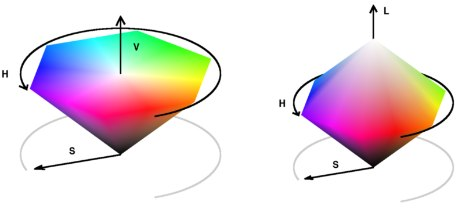
%> input picture colorspace/colorspace_01.jpg, 462 x 209 px
$ octave --eval "result = PNGHDRDec('../../../colorspace/colorspace_01.jpg');"   (GNU Octave 9; MATLAB toolbox functions it lacks are replaced by stand-ins)
%> lines starting %> are read from the running program, lines starting %| are printed output that depends on the picture
function imgRec = PNGHDRDec(name)
%> called with name = '../../../colorspace/colorspace_01.jpg'
%
%
%       imgRec = PNGHDRDec(img)
%
%
%       Input:
%
%           -name:  is the name of an PNGHDR image.
%
%     Copyright (C) 2011  Francesco Banterle
%
%     This program is free software: you can redistribute it and/or modify
%     it under the terms of the GNU General Public License as published by
%     the Free Software Foundation, either version 3 of the License, or
%     (at your option) any later version.
%
%     This program is distributed in the hope that it will be useful,
%     but WITHOUT ANY WARRANTY; without even the implied warranty of
%     MERCHANTABILITY or FITNESS FOR A PARTICULAR PURPOSE.  See the
%     GNU General Public License for more details.
%
%     You should have received a copy of the GNU General Public License
%     along with this program.  If not, see <http://www.gnu.org/licenses/>.
%
%Reading PNGHDR file
[img, map, alpha] = imread(name);
%> img is the input picture: size 209x462x3 uint8; mean R, G, B 232.2, 219.2, 223.9
%> map = []; alpha = []
%imshow(alpha);

%Removing gamma
gamma = 2.0;
img = (double(img)/255).^gamma;
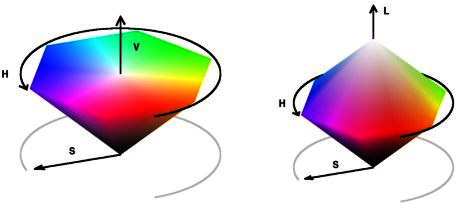
%> img: size 209x462x3 double; mean R, G, B 0.871, 0.817, 0.834
alpha = (double(alpha)/255).^gamma;

%Ratio decoding
RI = 2.^(alpha*32-16)-2^-16;
%> RI = []
RI(find(RI<0))=0;

L=0.213*img(:,:,1)+0.715*img(:,:,2)+0.072*img(:,:,3);
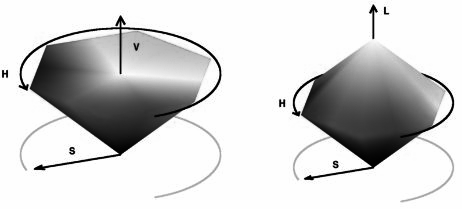
%> L: size 209x462 double; min 0, max 1, mean 0.829

imgRec = zeros(size(img));
for i=1:3
    imgRecCol = (img(:,:,i)./L).^5.0;
    imgRec(:,:,i) = imgRecCol.*L.*RI;
end
%> this loop made 1 pass
%> pass 1, in PNGHDRDec, `imgRecCol = (img(:,:,i)./L).^5.0;`:
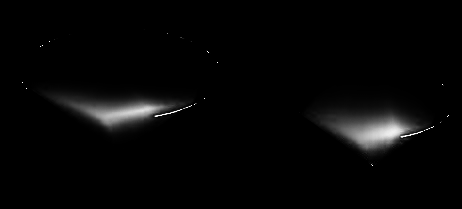
%> imgRecCol: size 209x462 double; 0.05% of the values are NaN or infinite; the others: min 0, max 2280.9, mean 55.71; drawn with min black, max white, NaN and infinite black

end
%> (the run ends here)

$ run again, on colorspace/colorspace_02.jpg
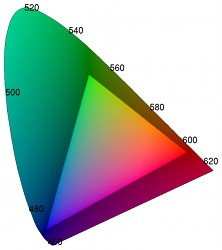
%> input picture colorspace/colorspace_02.jpg, 222 x 250 px
%> in PNGHDRDec, img is the input picture: size 250x222x3 uint8; mean R, G, B 166.3, 180.9, 175.7
%> map = []
%> in PNGHDRDec, `img = (double(img)/255).^gamma;`:
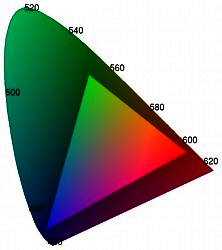
%> img: size 250x222x3 double; mean R, G, B 0.598, 0.615, 0.586
%> the loop in PNGHDRDec, `for i=1:3` made 1 pass
%> pass 1, in PNGHDRDec, `imgRecCol = (img(:,:,i)./L).^5.0;`:
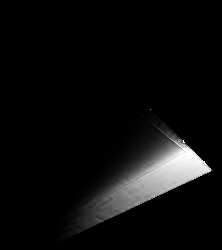
%> imgRecCol: size 250x222 double; min 0, max 2280.9, mean 119.7; drawn with min black and max white

$ run again, on colorspace/colorspace_03.jpg
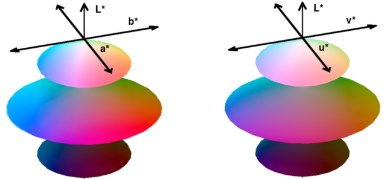
%> input picture colorspace/colorspace_03.jpg, 387 x 179 px
%> in PNGHDRDec, img is the input picture: size 179x387x3 uint8; mean R, G, B 207, 190.2, 202.4
%> map = []
%> in PNGHDRDec, `img = (double(img)/255).^gamma;`:
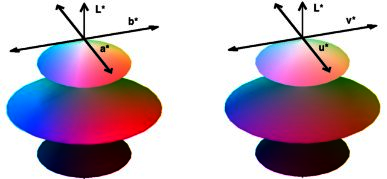
%> img: size 179x387x3 double; mean R, G, B 0.745, 0.668, 0.729
%> the loop in PNGHDRDec, `for i=1:3` made 1 pass
%> pass 1, in PNGHDRDec, `imgRecCol = (img(:,:,i)./L).^5.0;`:
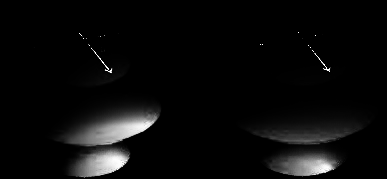
%> imgRecCol: size 179x387 double; 0.09% of the values are NaN or infinite; the others: min 0, max 2280.9, mean 97.09; drawn with min black, max white, NaN and infinite black
